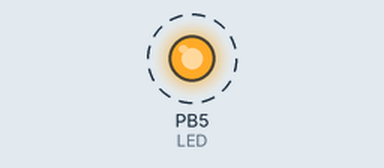
A program run on a simulated ATmega328P, built with avr-gcc and emulated at 16 MHz. Parts: output pins drawn as LEDs (lit = HIGH). Dashed ring = blinking.

Above: at 0.2 s.
Timing chart, 0 to 3.0 s (numbered marks = the images above):
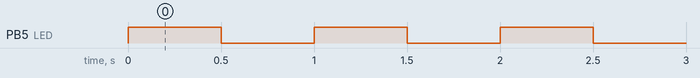

The program:

main.c
```c
/*
 * Blink - Hello World for embedded systems
 *
 * Toggles the onboard LED (PB5/pin 13) at 1Hz.
 */

#define F_CPU 16000000UL

#include <avr/io.h>
#include <util/delay.h>

int main(void) {
    // Set PB5 (pin 13) as output
    DDRB |= (1 << PB5);

    while (1) {
        PORTB |= (1 << PB5);    // LED on
        _delay_ms(500);

        PORTB &= ~(1 << PB5);   // LED off
        _delay_ms(500);
    }

    return 0;
}
```

Measured:
- by itself, PB5 (LED): alternates HIGH for 0.50 s and LOW for 0.50 s
